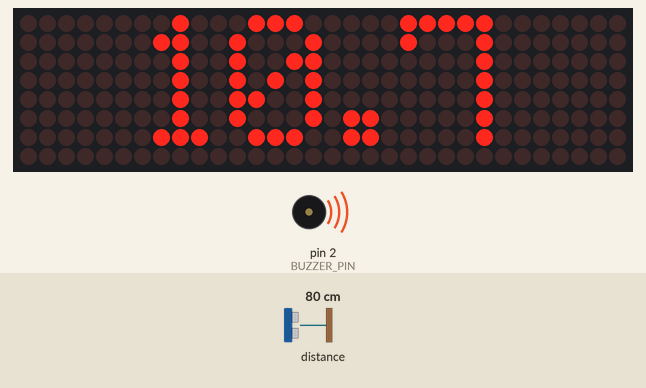
Bench run of a sketch on a simulated Arduino Nano, built with avr-gcc and run on an emulated ATmega328P. On the bench: 32×8 LED matrix, buzzer (waves = sounding). The test bench sets the inputs (shaded band); at power-on: distance to the obstacle 80 cm. What the sketch prints to the serial monitor is not drawn.

Above: at 0.64 s.
1.8 s: distance to the obstacle set to 2 cm
At 3.1 s:
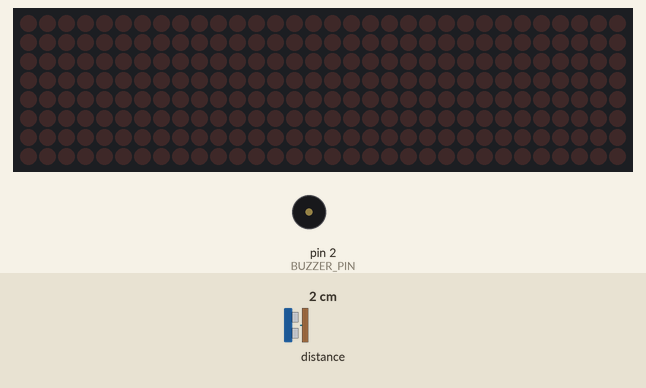
3.5 s: distance to the obstacle set to 18 cm
At 3.91 s:
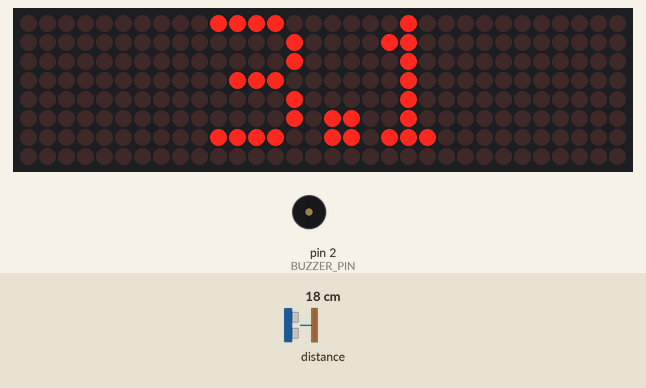
5.0 s: distance to the obstacle set to 35 cm
At 6.01 s:
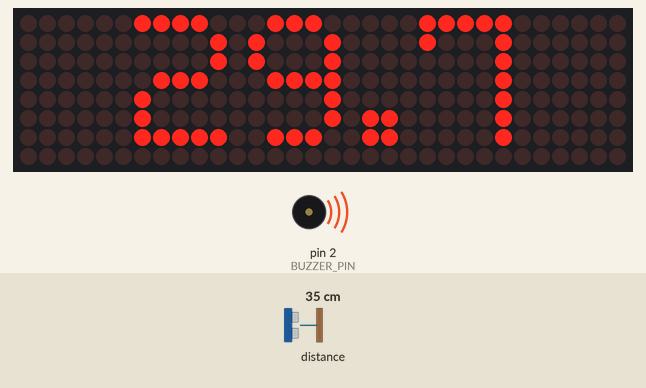
Timing chart, 0 to 12.5 s (numbered marks = the images above; inputs shaded):
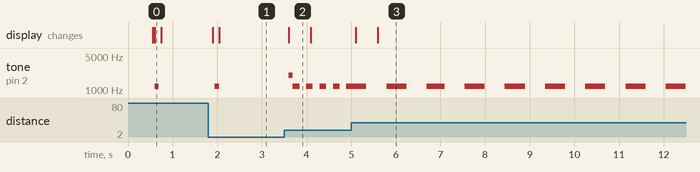

The sketch:

DistanceMeter.ino
```cpp
// Note: Using Pololu VL53L0X library from https://github.com/pololu/vl53l0x-arduino
// Arduino Nano Version
#include <VL53L0X.h>
#include <Wire.h>
#include <MD_MAX72xx.h>

// Buzzer configuration
#define BUZZER_PIN 2  // D2 for buzzer
#define BUZZER_CONTINUOUS_THRESHOLD 80  // Distance in mm for continuous sound (8cm)
#define BUZZER_MAX_RANGE 350  // Distance in mm for beeping pattern upper limit (35cm)

// LED Matrix configuration (Arduino Nano SPI pins)
#define HARDWARE_TYPE MD_MAX72XX::FC16_HW
#define MAX_DEVICES 4
#define CLK_PIN   13  // SPI Clock (SCK)
#define DATA_PIN  11  // SPI MOSI
#define CS_PIN    10  // SPI SS
#define MATRIX_ACTIVATION_THRESHOLD 500  // Distance in mm to activate LED matrix (50cm)

// Distance sensor configuration
const uint32_t DISTANCE_READ_INTERVAL = 50;   // Read every 50ms (continuous mode is fast)
const uint8_t SAMPLE_SIZE = 5;                 // Rolling average buffer size
const uint16_t CONTINUOUS_MODE_TIMEOUT = 1000; // Timeout for continuous mode

// Idle shutdown configuration
const uint16_t IDLE_SHUTDOWN_THRESHOLD = 20;   // Distance change in mm to trigger activity (1cm)
const uint32_t IDLE_SHUTDOWN_TIMEOUT = 15000;  // Time in ms before shutdown (15 seconds)

// applied offset in mm to correct measurements
int8_t sensorCalibrationOffset = -53;

// VL53L0X Time-of-Flight sensor (Pololu library)
VL53L0X distanceSensor;
uint16_t sampleBuffer[SAMPLE_SIZE] = {0};     // Rolling average buffer
uint8_t sampleIndex = 0;                       // Current position in buffer
uint16_t lastDistance = 0;
bool distanceSensorReady = false;
bool distanceSensorError = false;

// Idle shutdown tracking
uint16_t lastSignificantDistance = 0;          // Last distance with significant change
uint32_t lastSignificantChangeTime = 0;        // Timestamp of last significant distance change
bool isSystemIdle = false;                     // System idle state

// LED Matrix display
MD_MAX72XX mx = MD_MAX72XX(HARDWARE_TYPE, CS_PIN, MAX_DEVICES);
uint16_t lastDisplayedDistance = 0xFFFF;  // Track last displayed value to avoid unnecessary updates


// ============ VL53L0X Functions ============
void initVL53L0X() {
  if (!distanceSensor.init()) {
    Serial.println("Failed to detect and initialize VL53L0X!");
    distanceSensorReady = false;
    distanceSensorError = true;
    return;
  }

  // Set timeout for continuous ranging mode
  distanceSensor.setTimeout(CONTINUOUS_MODE_TIMEOUT);

  // Start continuous ranging mode for better accuracy and stability
  distanceSensor.startContinuous();

  distanceSensorReady = true;
  distanceSensorError = false;
  Serial.println("VL53L0X sensor initialized in continuous ranging mode");
}

void updateDistanceMeasurement() {
  static uint32_t lastReadTime = 0;

  if (!distanceSensorReady) return;

  if (millis() - lastReadTime >= DISTANCE_READ_INTERVAL) {
    lastReadTime = millis();

    // Read from continuous ranging mode
    uint16_t distance = distanceSensor.readRangeContinuousMillimeters();

    if (distanceSensor.timeoutOccurred()) {
      distanceSensorError = true;
      Serial.println("VL53L0X timeout!");
    } else {
      distanceSensorError = false;

      // Add to rolling average buffer
      sampleBuffer[sampleIndex] = distance;
      sampleIndex = (sampleIndex + 1) % SAMPLE_SIZE;

      // Calculate rolling average from all samples
      uint32_t sum = 0;
      for (uint8_t i = 0; i < SAMPLE_SIZE; i++) {
        sum += sampleBuffer[i];
      }
      lastDistance = sum / SAMPLE_SIZE;
    }
    // applying setup offset
    lastDistance += sensorCalibrationOffset;
  }
}

void updateIdleShutdown() {
  // Check if distance has changed significantly
  uint16_t distanceChange = abs((int)lastDistance - (int)lastSignificantDistance);

  if (distanceChange >= IDLE_SHUTDOWN_THRESHOLD) {
    // Significant movement detected, reset idle state
    lastSignificantDistance = lastDistance;
    lastSignificantChangeTime = millis();

    // If system was idle, wake it up
    if (isSystemIdle) {
      isSystemIdle = false;
      Serial.println("System resumed - movement detected");
    }
  } else {
    // No significant movement, check if idle timeout has been reached
    if (millis() - lastSignificantChangeTime >= IDLE_SHUTDOWN_TIMEOUT) {
      if (!isSystemIdle) {
        isSystemIdle = true;
        Serial.println("System idle - shutting down buzzer and display");
      }
    }
  }
}

void updateMatrixDisplay() {
  static uint32_t lastUpdateTime = 0;
  static bool matrixActive = false;

  if (!distanceSensorReady) return;

  // Clear display when system is idle
  if (isSystemIdle) {
    if (matrixActive) {
      mx.clear();
      matrixActive = false;
    }
    return;
  }

  uint16_t distanceInMm = lastDistance;

  // Check if matrix should be active based on distance threshold
  if (distanceInMm < MATRIX_ACTIVATION_THRESHOLD) {
    // Distance is close, matrix should be on
    if (!matrixActive) {
      mx.clear();  // Turn on and clear the display
      matrixActive = true;
    }

    // Update display only if 500ms has passed
    if (millis() - lastUpdateTime < 500) return;
    lastUpdateTime = millis();

    // Format distance as decimal string with one decimal place
    float distanceCm = distanceInMm / 10.0;
    char distanceStr[8];
    dtostrf(distanceCm, 0, 1, distanceStr);  // width=0 (no padding), decimal_places=1

    // Calculate text properties
    uint8_t textLen = strlen(distanceStr);
    const uint8_t CHAR_SPACING = 1;

    // Reverse the string for correct display order
    for (uint8_t i = 0; i < textLen / 2; i++) {
      char temp = distanceStr[i];
      distanceStr[i] = distanceStr[textLen - 1 - i];
      distanceStr[textLen - 1 - i] = temp;
    }

    // Calculate actual text width
    uint8_t cBuf[8];
    uint16_t actualWidth = 0;
    for (uint8_t i = 0; i < textLen; i++) {
      uint8_t charWidth = mx.getChar(distanceStr[i], sizeof(cBuf) / sizeof(cBuf[0]), cBuf);
      actualWidth += charWidth;
      if (i < textLen - 1) actualWidth += CHAR_SPACING;
    }
    int16_t startCol = (32 - actualWidth) / 2;

    // Clear the display
    mx.clear();

    // Draw each character at calculated position
    uint8_t col = startCol;

    for (uint8_t i = 0; i < textLen; i++) {
      uint8_t charWidth = mx.getChar(distanceStr[i], sizeof(cBuf) / sizeof(cBuf[0]), cBuf);

      // Write character columns in reverse order
      for (int8_t j = charWidth - 1; j >= 0; j--) {
        if (col >= 0 && col < 32) {
          mx.setColumn(col, cBuf[j]);
        }
        col++;
      }
      // Add spacing between characters
      col += CHAR_SPACING;
    }
  } else {
    // Distance is far, keep matrix off to save power (skip display updates)
    if (matrixActive) {
      mx.clear();  // Clear display
      matrixActive = false;
    }
  }
}

void updateBuzzerFeedback() {
  static uint32_t lastBuzzerUpdate = 0;
  static uint32_t beepTimer = 0;
  static bool isBuzzing = false;
  const uint8_t minFreq = 25;

  if (!distanceSensorReady) {
    noTone(BUZZER_PIN);
    return;
  }

  // Shut down buzzer when system is idle
  if (isSystemIdle) {
    noTone(BUZZER_PIN);
    isBuzzing = false;
    return;
  }

  // Update every 25ms
  if (millis() - lastBuzzerUpdate < minFreq) return;
  lastBuzzerUpdate = millis();

  uint16_t distanceInMm = lastDistance;

  if (distanceInMm < BUZZER_CONTINUOUS_THRESHOLD) {
    // Continuous sound for very close
    tone(BUZZER_PIN, 2000);
  }
  else if (distanceInMm < BUZZER_MAX_RANGE) {
    // Beeping pattern - speed increases as distance decreases
    // Closer = faster beeps
    uint16_t beepInterval = map(distanceInMm, BUZZER_CONTINUOUS_THRESHOLD, BUZZER_MAX_RANGE, minFreq, 500);

    if (millis() - beepTimer >= beepInterval) {
      isBuzzing = !isBuzzing;
      isBuzzing ? tone(BUZZER_PIN, 1200) : noTone(BUZZER_PIN);
      beepTimer = millis();
    }
  }
  else {
    // Silent when far
    noTone(BUZZER_PIN);
    isBuzzing = false;
  }
}

// ============ Setup and Loop ============
void setup(void) {
  Wire.begin();  // Arduino Nano uses hardware I2C on A4 (SDA) and A5 (SCL)
  Serial.begin(9600);  // Arduino Nano standard baud rate
  delay(500);  // Wait for serial to stabilize
  Serial.println("DistanceMeter starting...");

  // Initialize buzzer pin
  pinMode(BUZZER_PIN, OUTPUT);
  noTone(BUZZER_PIN);  // Ensure buzzer is off

  // Initialize VL53L0X Time of Flight sensor (distance meter)
  initVL53L0X();
  // Initialize idle shutdown tracking
  lastSignificantChangeTime = millis();
  // Initialize LED Matrix
  if (!mx.begin()) {
    Serial.println("LED Matrix failed to start");
  } else {
    mx.clear();
    Serial.println("LED Matrix initialized successfully");
  }
}

void loop(void) {
  updateDistanceMeasurement();
  updateIdleShutdown();
  updateMatrixDisplay();
  updateBuzzerFeedback();
}
```

Measured:
- after the input at 1.8 s, tone on pin 2 (BUZZER_PIN): silent → 1200 Hz after 0.14 s, → silent 0.10 s later; the display: first changes after 0.10 s (image 1 shows a later state)
- after the input at 3.5 s, tone on pin 2 (BUZZER_PIN): silent → 2000 Hz after 0.10 s, then repeats every 0.30 s: 1200 Hz 0.15 s, silent 0.15 s; the display: changes after 0.10 s (image 2)
- after the input at 5.0 s, tone on pin 2 (BUZZER_PIN): alternates 1200 Hz for 0.45 s and silent for 0.45 s, starting after 0.34 s; the display: first changes after 0.10 s (image 3 shows a later state)
- what the display in image 2 shows lasts 0.5 s, from 3.6 s to 4.1 s
